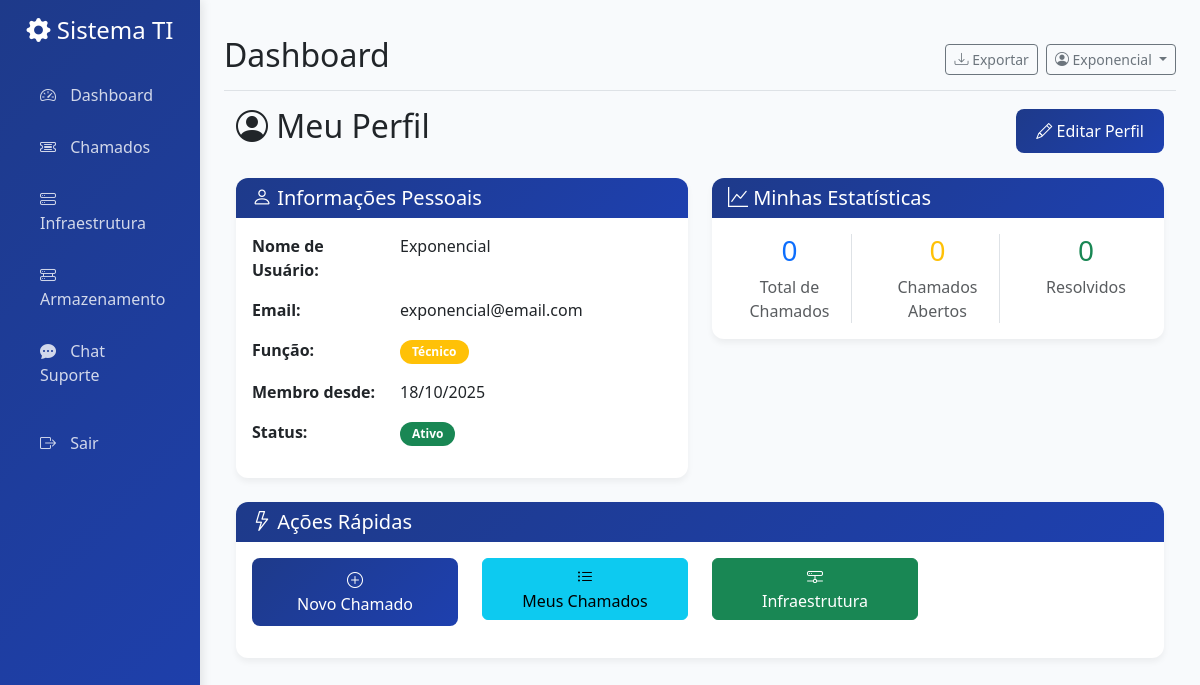
Before: /perfil (signed in) with the older database file.
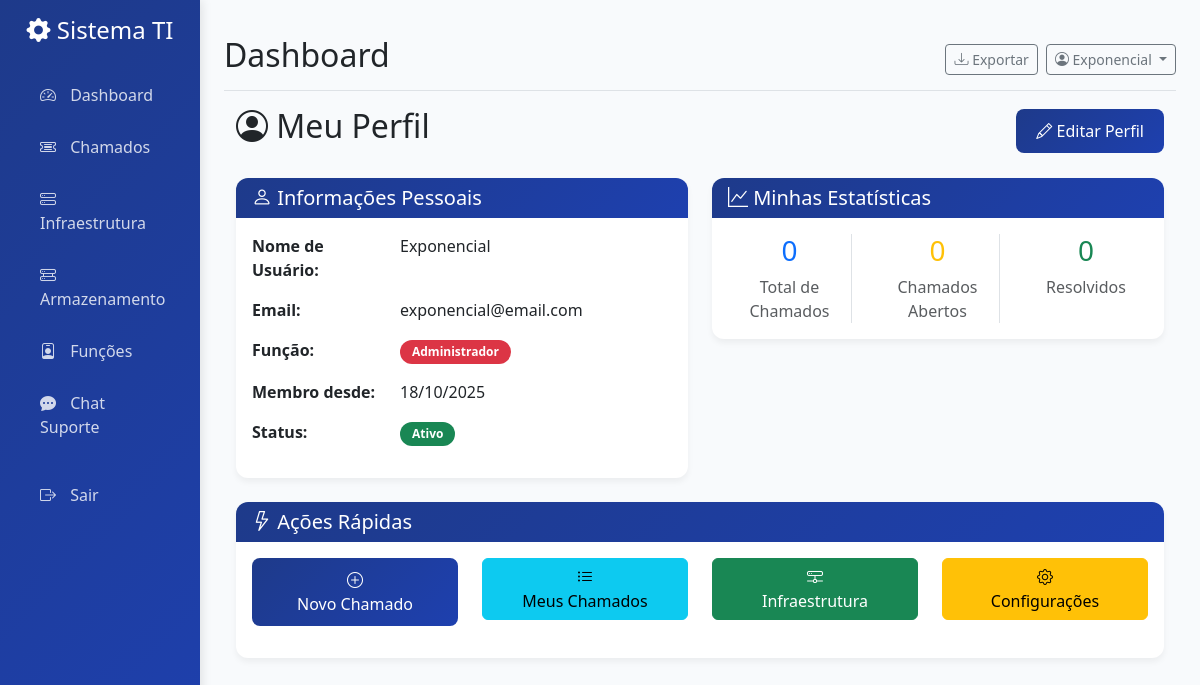
After: the same page with the newer database file.
### models/user.py (models this page shows, shortened)
class User(UserMixin, db.Model):
    __tablename__ = 'users'
    id = db.Column(db.Integer, primary_key=True)
    username = db.Column(db.String(80), unique=True, nullable=False)
    password_hash = db.Column(db.String(120), nullable=False)
    role = db.Column(db.String(20), nullable=False, default='user')  # admin, user, tech
    created_at = db.Column(db.DateTime, default=datetime.utcnow)
    is_active = db.Column(db.Boolean, default=True)
    chamados_criados = db.relationship('Chamado', backref='criador', lazy=True, foreign_keys='Chamado.criado_por')
    chamados_atribuidos = db.relationship('Chamado', backref='tecnico', lazy=True, foreign_keys='Chamado.atribuido_para')

### tables this page shows
CREATE TABLE role_names (
            role_key TEXT PRIMARY KEY,
            label TEXT NOT NULL
        );

### app.py (the view)
@app.route('/perfil')
@login_required
def perfil():
    if 'user_id' not in session or session.get('user_id') is None:
        flash('Sessão inválida. Faça login novamente.', 'warning')
        return redirect(url_for('logout'))
    conn = get_db_connection()
    user_row = conn.execute('SELECT * FROM users WHERE id = ?', (session['user_id'],)).fetchone()
    if not user_row:
        flash('Usuário não encontrado. Faça login novamente.', 'danger')
        conn.close()
        return redirect(url_for('logout'))
    user = dict(user_row)
    if user:
        ca = user.get('created_at')
        from datetime import datetime
        if isinstance(ca, str) and ca:
            parsed = None
            try:
                parsed = datetime.fromisoformat(ca)
            except Exception:
                for fmt in ("%Y-%m-%d %H:%M:%S.%f", "%Y-%m-%d %H:%M:%S", "%Y-%m-%d"):
                    try:
                        parsed = datetime.strptime(ca, fmt)
                        break
                    except Exception:
                        parsed = None
            user['created_at_fmt'] = parsed.strftime('%d/%m/%Y') if parsed else ca
        else:
            user['created_at_fmt'] = ca
    total_chamados = conn.execute('SELECT COUNT(*) FROM chamados WHERE criado_por = ?', (session['user_id'],)).fetchone()[0]
    chamados_abertos = conn.execute("SELECT COUNT(*) FROM chamados WHERE criado_por = ? AND status = 'aberto'", (session['user_id'],)).fetchone()[0]
    chamados_resolvidos = conn.execute("SELECT COUNT(*) FROM chamados WHERE criado_por = ? AND status = 'resolvido'", (session['user_id'],)).fetchone()[0]
    conn.close()
    return render_template('perfil.html',
                         user=user,
                         total_chamados=total_chamados,
                         chamados_abertos=chamados_abertos,
                         chamados_resolvidos=chamados_resolvidos)

### app.py (called while the page is built, shortened)
def get_db_connection():
    conn = sqlite3.connect(DATABASE)
    conn.row_factory = sqlite3.Row
    return conn

def login_required(f):
    from functools import wraps
    @wraps(f)
    def decorated_function(*args, **kwargs):
        if 'user_id' not in session:
            return redirect(url_for('login'))
        return f(*args, **kwargs)
    return decorated_function

def get_user_role():
    if 'user_id' not in session:
        return None
    return session.get('role')

def can_access_chamados():
    role = get_user_role()
    return role in ['admin', 'diretor', 'supervisor', 'tech', 'administrativo', 'user']

def can_access_infraestrutura():
    role = get_user_role()
    return role in ['admin', 'diretor', 'supervisor', 'tech']

def can_access_storage():
    role = get_user_role()
    return role in ['admin', 'diretor', 'supervisor', 'tech']

def can_access_funcoes():
    return get_user_role() == 'admin'

def can_access_chat():
    role = get_user_role()
    return role in ['admin', 'diretor', 'supervisor', 'tech', 'administrativo']

@app.context_processor
def inject_permissions():
    def role_label(role_key):
        try:
            conn = get_db_connection()
            result = conn.execute('SELECT label FROM role_names WHERE role_key = ?', (role_key,)).fetchone()
            conn.close()
            if result and 'label' in result.keys():
                return result['label']
        except Exception:
            pass
    return dict(
        role_label=role_label,
        can_access_chamados=can_access_chamados,
        can_access_infraestrutura=can_access_infraestrutura,
        can_access_storage=can_access_storage,
        can_access_funcoes=can_access_funcoes,
        can_access_configuracoes=can_access_configuracoes,
        can_access_chat=can_access_chat,
        is_admin=is_admin,
        is_tech=is_tech,
        is_administrativo=is_administrativo
    )

### templates/perfil.html (shortened to what this page needs)
{% extends "base.html" %}
{% block content %}
<div class="container-fluid">
    <div class="row">
        <div class="col-12">
            <div class="d-flex justify-content-between align-items-center mb-4">
                <h2><i class="bi bi-person-circle"></i> Meu Perfil</h2>
                <a href="{{ url_for('editar_perfil') }}" class="btn btn-primary">
                    <i class="bi bi-pencil"></i> Editar Perfil
                </a>
            </div>
        </div>
    </div>
    <div class="row">
        <div class="col-md-6">
            <div class="card">
                <div class="card-header">
                    <h5 class="card-title mb-0"><i class="bi bi-person"></i> Informações Pessoais</h5>
                </div>
                <div class="card-body">
                    <div class="row mb-3">
                        <div class="col-sm-4"><strong>Nome de Usuário:</strong></div>
                        <div class="col-sm-8">{{ user.username }}</div>
                    </div>
                    <div class="row mb-3">
                        <div class="col-sm-4"><strong>Email:</strong></div>
                        <div class="col-sm-8">{{ user.email }}</div>
                    </div>
                    <div class="row mb-3">
                        <div class="col-sm-4"><strong>Função:</strong></div>
                        <div class="col-sm-8">
                            <span class="badge bg-{{ 'danger' if user.role == 'admin' else ('warning' if user.role == 'tech' else 'info') }}">{{ role_label(user.role) }}</span>
                        </div>
                    </div>
                    <div class="row mb-3">
                        <div class="col-sm-4"><strong>Membro desde:</strong></div>
                        <div class="col-sm-8">{{ user.created_at_fmt }}</div>
                    </div>
                    <div class="row mb-3">
                        <div class="col-sm-4"><strong>Status:</strong></div>
                        <div class="col-sm-8">
                            {% if user.is_active %}
                                <span class="badge bg-success">Ativo</span>
                            {% else %}
                                <span class="badge bg-secondary">Inativo</span>
                            {% endif %}
                        </div>
                    </div>
                </div>
            </div>
        </div>
        <div class="col-md-6">
            <div class="card">
                <div class="card-header">
                    <h5 class="card-title mb-0"><i class="bi bi-graph-up"></i> Minhas Estatísticas</h5>
                </div>
                <div class="card-body">
                    <div class="row text-center">
                        <div class="col-4">
                            <div class="border-end">
                                <h3 class="text-primary">{{ total_chamados }}</h3>
                                <p class="text-muted mb-0">Total de Chamados</p>
                            </div>
                        </div>
                        <div class="col-4">
                            <div class="border-end">
                                <h3 class="text-warning">{{ chamados_abertos }}</h3>
                                <p class="text-muted mb-0">Chamados Abertos</p>
                            </div>
                        </div>
                        <div class="col-4">
                            <h3 class="text-success">{{ chamados_resolvidos }}</h3>
                            <p class="text-muted mb-0">Resolvidos</p>
                        </div>
                    </div>
                </div>
            </div>
        </div>
    </div>
    <div class="row mt-4">
        <div class="col-12">
            <div class="card">
                <div class="card-header">
                    <h5 class="card-title mb-0"><i class="bi bi-lightning"></i> Ações Rápidas</h5>
                </div>
                <div class="card-body">
                    <div class="row">
                        <div class="col-md-3 mb-3">
                            <a href="{{ url_for('novo_chamado') }}" class="btn btn-primary w-100">
                                <i class="bi bi-plus-circle"></i><br>
                                Novo Chamado
                            </a>
                        </div>
                        <div class="col-md-3 mb-3">
                            <a href="{{ url_for('chamados') }}" class="btn btn-info w-100">
                                <i class="bi bi-list-ul"></i><br>
                                Meus Chamados
                            </a>
                        </div>
                        {% if session.role in ['admin', 'tech'] %}
                        <div class="col-md-3 mb-3">
                            <a href="{{ url_for('infraestrutura') }}" class="btn btn-success w-100">
                                <i class="bi bi-hdd-network"></i><br>
                                Infraestrutura
                            </a>
                        </div>
                        {% endif %}
                        {% if session.role == 'admin' %}
                        <div class="col-md-3 mb-3">
                            <a href="{{ url_for('configuracoes') }}" class="btn btn-warning w-100">
                                <i class="bi bi-gear"></i><br>
                                Configurações
                            </a>
                        </div>
                        {% endif %}
                    </div>
                </div>
            </div>
        </div>
    </div>
</div>
{% endblock %}

### templates/base.html (shortened to what this page needs)
<!DOCTYPE html>
<html lang="pt-BR">
<head>
    <link href="https://cdn.jsdelivr.net/npm/bootstrap@5.3.0/dist/css/bootstrap.min.css" rel="stylesheet">
    <link href="https://cdn.jsdelivr.net/npm/bootstrap-icons@1.10.0/font/bootstrap-icons.css" rel="stylesheet">
</head>
<body>
    <div class="container-fluid">
        <div class="row">
            <nav class="col-md-3 col-lg-2 d-md-block sidebar collapse" id="sidebar">
                <div class="position-sticky pt-3">
                    <div class="text-center mb-4">
                        <h4 class="text-white">
                            <i class="bi bi-gear-fill"></i>
                            Sistema TI
                        </h4>
                    </div>
                    <ul class="nav flex-column">
                        <li class="nav-item">
                            <a class="nav-link {% if request.endpoint == 'dashboard' %}active{% endif %}"
                               href="{{ url_for('dashboard') }}">
                                <i class="bi bi-speedometer2"></i>
                                Dashboard
                            </a>
                        </li>
                        {% if can_access_chamados() %}
                        <li class="nav-item">
                            <a class="nav-link {% if request.endpoint.startswith('chamados') %}active{% endif %}"
                               href="{{ url_for('chamados') }}">
                                <i class="bi bi-ticket-detailed"></i>
                                Chamados
                            </a>
                        </li>
                        {% endif %}
                        {% if can_access_infraestrutura() %}
                        <li class="nav-item">
                            <a class="nav-link {% if request.endpoint.startswith('infraestrutura') %}active{% endif %}"
                               href="{{ url_for('infraestrutura') }}">
                                <i class="bi bi-hdd-stack"></i>
                                Infraestrutura
                            </a>
                        </li>
                        {% endif %}
                        {% if can_access_storage() %}
                        <li class="nav-item">
                            <a class="nav-link {% if request.endpoint.startswith('servidor_storage') %}active{% endif %}"
                               href="{{ url_for('servidor_storage.listar') }}">
                                <i class="bi bi-hdd-rack"></i>
                                Armazenamento
                            </a>
                        </li>
                        {% endif %}
                        {% if can_access_funcoes() %}
                        <li class="nav-item">
                            <a class="nav-link {% if request.endpoint.startswith('funcao') %}active{% endif %}"
                               href="{{ url_for('funcao.listar_funcoes') }}">
                                <i class="bi bi-person-badge"></i>
                                Funções
                            </a>
                        </li>
                        {% endif %}
                        {% if can_access_chat() %}
                        <li class="nav-item">
                            <a class="nav-link {% if request.endpoint == 'chat' %}active{% endif %}"
                               href="{{ url_for('chat') }}">
                                <i class="bi bi-chat-dots-fill"></i>
                                Chat Suporte
                            </a>
                        </li>
                        {% endif %}
                        <li class="nav-item mt-3">
                            <a class="nav-link" href="{{ url_for('logout') }}">
                                <i class="bi bi-box-arrow-right"></i>
                                Sair
                            </a>
                        </li>
                    </ul>
                </div>
            </nav>
            <main class="col-md-9 ms-sm-auto col-lg-10 px-md-4 main-content">
                <div class="d-flex justify-content-between flex-wrap flex-md-nowrap align-items-center pt-3 pb-2 mb-3 border-bottom">
                    <h1 class="h2">{% block page_title %}Dashboard{% endblock %}</h1>
                    <div class="btn-toolbar mb-2 mb-md-0">
                        <div class="btn-group me-2">
                            <button type="button" class="btn btn-sm btn-outline-secondary">
                                <i class="bi bi-download"></i> Exportar
                            </button>
                        </div>
                        <div class="dropdown">
                            <button class="btn btn-sm btn-outline-secondary dropdown-toggle" type="button" data-bs-toggle="dropdown">
                                <i class="bi bi-person-circle"></i> {{ session.username }}
                            </button>
                        </div>
                    </div>
                </div>
                {% block content %}{% endblock %}
            </main>
        </div>
    </div>
</body>
</html>

### templates/base.html (style rules this page uses)
:root { --primary-color: #1e3a8a; --secondary-color: #6b7280; --success-color: #10b981; --warning-color: #f59e0b; --danger-color: #ef4444; --info-color: #3b82f6; }
body { background-color: #f8fafc; font-family: 'Segoe UI', Tahoma, Geneva, Verdana, sans-serif; }
.sidebar { background: linear-gradient(135deg, var(--primary-color) 0%, #1e40af 100%); min-height: 100vh; box-shadow: 2px 0 10px rgba(0,0,0,0.1); }
.sidebar .nav-link { color: rgba(255,255,255,0.8); padding: 12px 20px; border-radius: 8px; margin: 2px 8px; transition: all 0.3s ease; }
.sidebar .nav-link i { margin-right: 10px; width: 20px; }
.main-content { padding: 20px; }
.card { border: none; border-radius: 12px; box-shadow: 0 4px 6px rgba(0,0,0,0.05); transition: transform 0.2s ease, box-shadow 0.2s ease; }
.card-header { background: linear-gradient(135deg, var(--primary-color) 0%, #1e40af 100%); color: white; border-radius: 12px 12px 0 0 !important; border: none; }
.btn-primary { background: linear-gradient(135deg, var(--primary-color) 0%, #1e40af 100%); border: none; border-radius: 8px; padding: 10px 20px; font-weight: 500; }
.badge { font-size: 0.75rem; padding: 6px 12px; border-radius: 20px; }

Changed rows visible on the page:
changed User "Exponencial": role "tech" → "admin" (drawn); role.label "Técnico" → "Administrador"
Other visible differences:
text now shown: "Funções Configurações"
